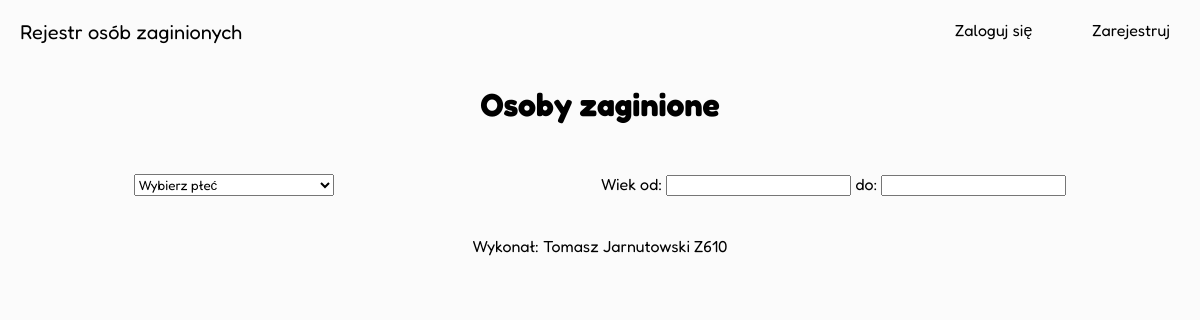
The app's page /, older data.
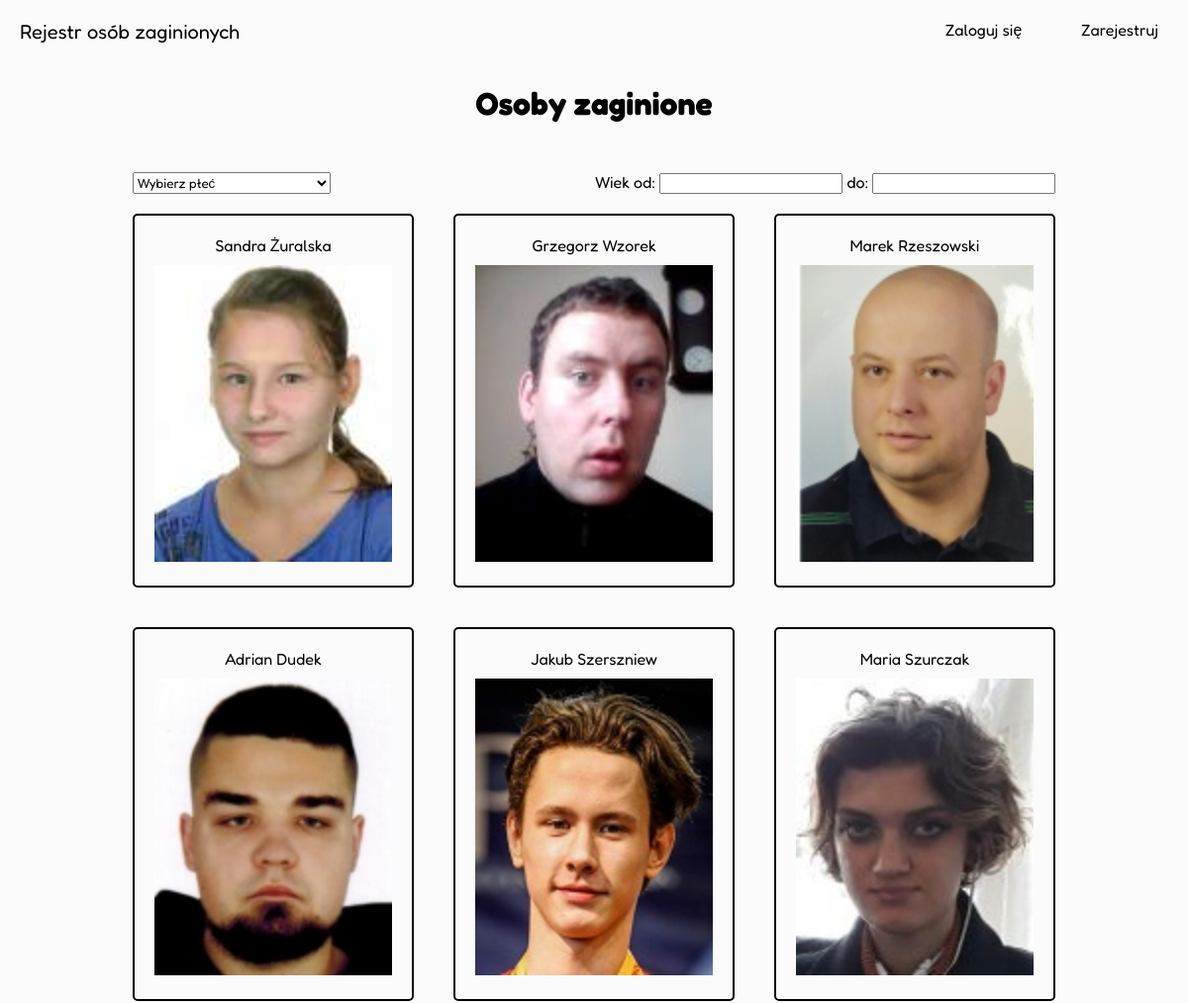
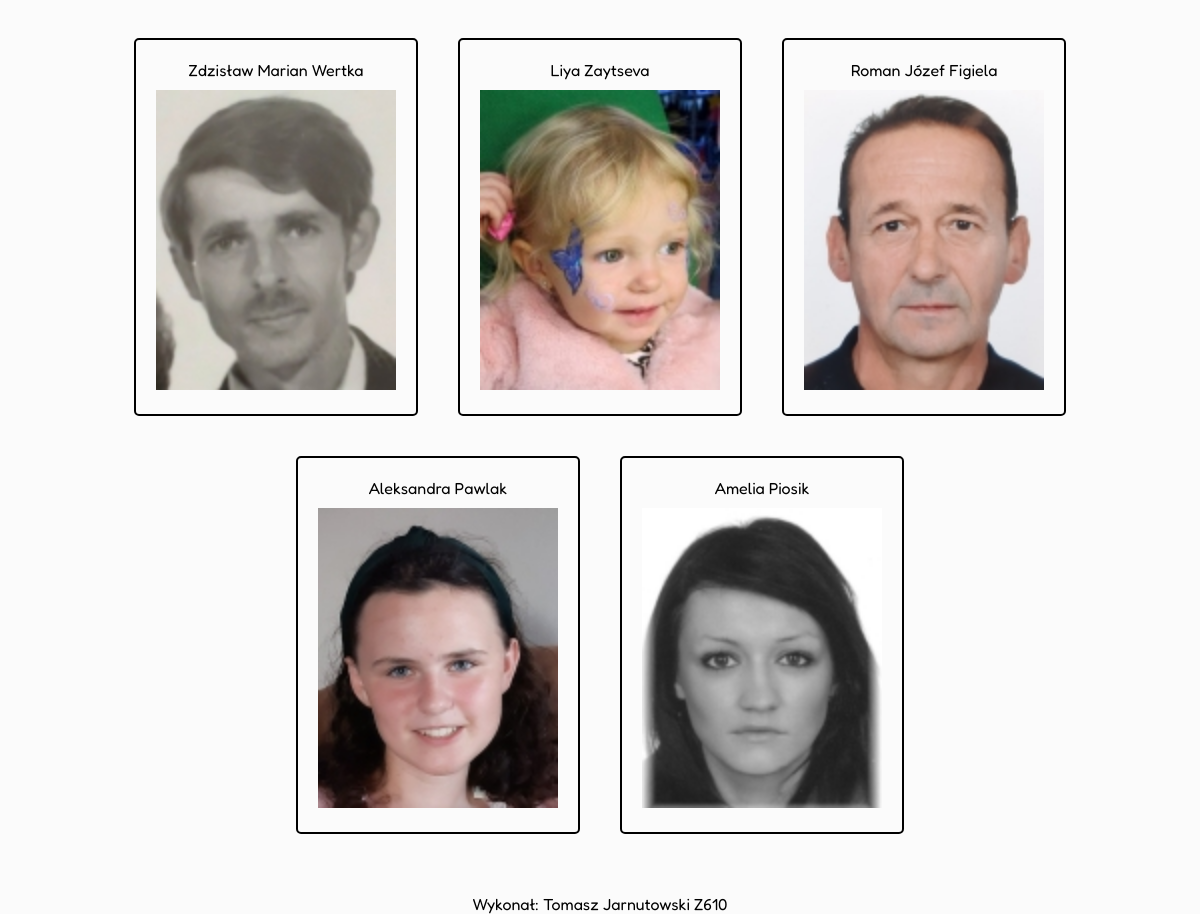
The same page, newer data (2 pictures, top to bottom).
### core/models.py (models this page shows, shortened)
class MissingPerson(models.Model):
    gender_choices = (
        ('M', "Mężczyzna"),
        ('K', "Kobieta")
    )
    id = models.AutoField(primary_key=True)
    age = models.SmallIntegerField(blank=True, verbose_name="Wiek")
    first_name = models.CharField(max_length=50, verbose_name="Imie")
    last_name = models.CharField(max_length=50, verbose_name="Nazwisko")
    gender = models.CharField(choices=gender_choices, max_length=1, verbose_name="Płeć")
    photo = models.ImageField(default="default.png", upload_to="photos/", verbose_name="Zdjęcie")
    description = models.TextField(max_length=500, blank=True, verbose_name="Opis")
    last_seen = models.CharField(max_length=100, blank=True, verbose_name="Ostatnio widziany")
    reporting_person = models.ForeignKey(User, on_delete=models.SET_NULL, null=True)
    created = models.DateTimeField(auto_now_add=True)

### core/views.py (the view)
# urls.py: path('', views.home_view, name='home'),
def home_view(request):
    persons = MissingPerson.objects.all().order_by('-created')
    context = {
        'title': 'Strona głowna',
        'persons': persons
    }
    return render(request, 'core/home.html', context)

### core/templates/core/home.html (shortened to what this page needs)
{% extends 'base.html' %}
{% load static %}
{% block imports %}
<link rel="stylesheet" href="{% static 'css/core.css' %}">
{% endblock imports %}
{% block content %}
<main>
    <h1 class="center-text">Osoby zaginione</h1>
    <section class="fillters">
        <select name="gender" id="gender">
            <option value="">Wybierz płeć</option>
        </select>
        <div class="range">
            <label for="age-from">Wiek od:</label>
            <input type="number" name="age-from" id="age-from">
            <label for="age-to">do:</label>
            <input type="number" name="age-to" id="age-to">
        </div>
    </section>
    <div id="persons">
        {% for person in persons %}
        <a href="{% url 'core:detail' id=person.id%}">
        <article class="person">
            <header class="person-header">
                {{person.first_name}} {{person.last_name}}
            </header>
            <img src="{{ person.photo.url }}">
        </article>
        </a>
        {% endfor %}
    </div>
</main>
{% endblock content %}

### templates/base.html (shortened to what this page needs)
{% load static %}
<!DOCTYPE html>
<html lang="pl">
<head>
    <link rel="stylesheet" href="{% static 'css/base.css' %}">
    {% block imports %}
    {% endblock imports %}
</head>
<body>
    <div class="wrapper">
        <header class="nav-header">
            <div id="logo">
                <a href="{% url 'core:home' %}">Rejestr osób zaginionych</a>
            </div>
            <div class="nav-right">
                <ul class="nav-main">
                    {% if user.is_authenticated %}
                        <li class="nav-item">
                            <a href="{% url 'accounts:logout' %}">Wyloguj</a>
                        </li>
                        <li class="nav-item">
                            <a href="{% url 'core:submited' %}">Moje zgłoszenia</a>
                        </li>
                        <li class="nav-item">
                            <a href="{% url 'core:create' %}">Dodaj zgłoszenia</a>
                        </li>
                    {% else %}
                        <li class="nav-item">
                            <a href="{% url 'accounts:register' %}">Zarejestruj</a>
                        </li>
                        <li class="nav-item">
                            <a href="{% url 'accounts:login' %}">Zaloguj się</a>
                        </li>
                    {% endif %}
                </ul>
            </div>
        </header>
        {% block content %}
        {% endblock content %}
        <footer class="footer">
            Wykonał: Tomasz Jarnutowski Z610
        </footer>
    </div>
</body>
</html>

### static/css/base.css (style rules this page uses)
body { margin: 0; background-color: #FBFBFB; font-family: "Fredoka", sans-serif; }
a { text-decoration: none; color: #000; }
.wrapper { max-width: 1366px; display: grid; margin: 0 auto; }
.wrapper .nav-header { top: 0; display: flex; justify-content: space-between; position: sticky; background-color: #FBFBFB; }
.wrapper .nav-header .nav-main { list-style-type: none; margin: 0; padding: 0; display: flex; flex-direction: row-reverse; }
.wrapper .nav-header #logo { margin: 20px; font-size: 20px; }
.wrapper .nav-header .nav-item { margin: 0 10px; padding: 20px; }
.wrapper .nav-header .nav-item a { text-decoration: none; }
.footer { margin-top: 40px; text-align: center; }
.center-text { text-align: center; }

### static/css/core.css (style rules this page uses)
#persons { display: flex; flex-wrap: wrap; align-items: center; justify-content: center; }
#persons .person { padding: 20px; margin: 20px; text-align: center; border: 2px solid #000; border-radius: 5px; }
#persons .person img { margin-top: 10px; height: 300px; width: 240px; }
.fillters { margin-top: 50px; display: flex; justify-content: space-around; }
.fillters #gender { width: 200px; font-family: "Fredoka", sans-serif; }

Row changes from the older to the newer data that the page shows:
added MissingPerson: first_name "Sandra", last_name "Żuralska", photo (picture)
added MissingPerson: first_name "Grzegorz", last_name "Wzorek", photo (picture)
added MissingPerson: first_name "Marek", last_name "Rzeszowski", photo (picture)
added MissingPerson: first_name "Adrian", last_name "Dudek", photo (picture)
added MissingPerson: first_name "Jakub", last_name "Szerszniew", photo (picture)
added MissingPerson: first_name "Maria", last_name "Szurczak", photo (picture)
added MissingPerson: first_name "Zdzisław Marian", last_name "Wertka", photo (picture)
added MissingPerson: first_name "Liya", last_name "Zaytseva", photo (picture)
added MissingPerson: first_name "Roman Józef", last_name "Figiela", photo (picture)
added MissingPerson: first_name "Aleksandra", last_name "Pawlak", photo (picture)
added MissingPerson: first_name "Amelia", last_name "Piosik", photo (picture)
